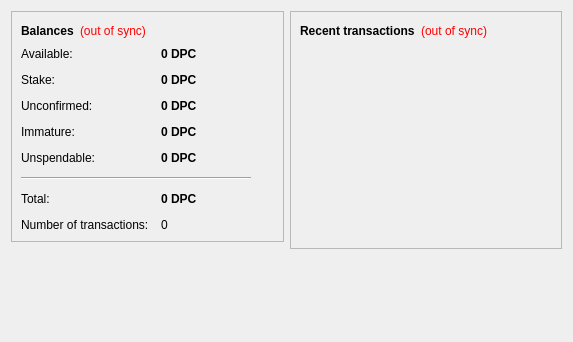
<?xml version="1.0" encoding="UTF-8"?>
<ui version="4.0">
 <class>OverviewPage</class>
 <widget class="QWidget" name="OverviewPage">
  <property name="geometry">
   <rect>
    <x>0</x>
    <y>0</y>
    <width>573</width>
    <height>342</height>
   </rect>
  </property>
  <property name="windowTitle">
   <string>Form</string>
  </property>
  <layout class="QHBoxLayout" name="horizontalLayout" stretch="1,1">
   <item>
    <layout class="QVBoxLayout" name="verticalLayout_2">
     <item>
      <widget class="QFrame" name="frame">
       <property name="frameShape">
        <enum>QFrame::StyledPanel</enum>
       </property>
       <property name="frameShadow">
        <enum>QFrame::Raised</enum>
       </property>
       <layout class="QVBoxLayout" name="verticalLayout_4">
        <item>
         <layout class="QHBoxLayout" name="horizontalLayout_4">
          <item>
           <widget class="QLabel" name="label_5">
            <property name="font">
             <font>
              <weight>75</weight>
              <bold>true</bold>
             </font>
            </property>
            <property name="text">
             <string>Balances</string>
            </property>
           </widget>
          </item>
          <item>
           <widget class="QLabel" name="labelWalletStatus">
            <property name="toolTip">
             <string>The displayed information may be out of date. Your wallet automatically synchronizes with the DatePalmCoin network after a connection is established, but this process has not completed yet.</string>
            </property>
            <property name="styleSheet">
             <string notr="true">QLabel { color: red; }</string>
            </property>
            <property name="text">
             <string notr="true">(out of sync)</string>
            </property>
            <property name="alignment">
             <set>Qt::AlignLeading|Qt::AlignLeft|Qt::AlignVCenter</set>
            </property>
           </widget>
          </item>
          <item>
           <spacer name="horizontalSpacer_2">
            <property name="orientation">
             <enum>Qt::Horizontal</enum>
            </property>
            <property name="sizeHint" stdset="0">
             <size>
              <width>40</width>
              <height>20</height>
             </size>
            </property>
           </spacer>
          </item>
         </layout>
        </item>
        <item>
         <layout class="QFormLayout" name="formLayout_2">
          <property name="fieldGrowthPolicy">
           <enum>QFormLayout::AllNonFixedFieldsGrow</enum>
          </property>
          <property name="horizontalSpacing">
           <number>12</number>
          </property>
          <property name="verticalSpacing">
           <number>12</number>
          </property>
          <item row="0" column="0">
           <widget class="QLabel" name="labelAvailableText">
            <property name="toolTip">
             <string>Your current available balance</string>
            </property>
            <property name="text">
             <string>Available:</string>
            </property>
           </widget>
          </item>
          <item row="0" column="1">
           <widget class="QLabel" name="labelAvailable">
            <property name="font">
             <font>
              <weight>75</weight>
              <bold>true</bold>
             </font>
            </property>
            <property name="cursor">
             <cursorShape>IBeamCursor</cursorShape>
            </property>
            <property name="toolTip">
             <string>Your current available balance</string>
            </property>
            <property name="text">
             <string notr="true">0 DPC</string>
            </property>
            <property name="alignment">
             <set>Qt::AlignLeading|Qt::AlignLeft|Qt::AlignVCenter</set>
            </property>
            <property name="textInteractionFlags">
             <set>Qt::LinksAccessibleByMouse|Qt::TextSelectableByKeyboard|Qt::TextSelectableByMouse</set>
            </property>
           </widget>
          </item>
          <item row="1" column="0">
           <widget class="QLabel" name="label_6">
            <property name="toolTip">
             <string>Total of coins that was staked, and do not yet count toward the current balance</string>
            </property>
            <property name="text">
             <string>Stake:</string>
            </property>
           </widget>
          </item>
          <item row="1" column="1">
           <widget class="QLabel" name="labelStake">
            <property name="font">
             <font>
              <weight>75</weight>
              <bold>true</bold>
             </font>
            </property>
            <property name="cursor">
             <cursorShape>IBeamCursor</cursorShape>
            </property>
            <property name="toolTip">
             <string>Total of coins that was staked, and do not yet count toward the current balance</string>
            </property>
            <property name="text">
             <string notr="true">0 DPC</string>
            </property>
            <property name="alignment">
             <set>Qt::AlignLeading|Qt::AlignLeft|Qt::AlignVCenter</set>
            </property>
            <property name="textInteractionFlags">
             <set>Qt::LinksAccessibleByMouse|Qt::TextSelectableByKeyboard|Qt::TextSelectableByMouse</set>
            </property>
           </widget>
          </item>
          <item row="2" column="0">
           <widget class="QLabel" name="label_3">
            <property name="toolTip">
             <string>Total of transactions that have yet to be confirmed, and do not yet count toward the current balance</string>
            </property>
            <property name="text">
             <string>Unconfirmed:</string>
            </property>
           </widget>
          </item>
          <item row="2" column="1">
           <widget class="QLabel" name="labelUnconfirmed">
            <property name="font">
             <font>
              <weight>75</weight>
              <bold>true</bold>
             </font>
            </property>
            <property name="cursor">
             <cursorShape>IBeamCursor</cursorShape>
            </property>
            <property name="toolTip">
             <string>Total of transactions that have yet to be confirmed, and do not yet count toward the current balance</string>
            </property>
            <property name="text">
             <string notr="true">0 DPC</string>
            </property>
            <property name="alignment">
             <set>Qt::AlignLeading|Qt::AlignLeft|Qt::AlignVCenter</set>
            </property>
            <property name="textInteractionFlags">
             <set>Qt::LinksAccessibleByMouse|Qt::TextSelectableByKeyboard|Qt::TextSelectableByMouse</set>
            </property>
           </widget>
          </item>
          <item row="3" column="0">
           <widget class="QLabel" name="labelImmatureText">
            <property name="toolTip">
             <string>Mined balance that has not yet matured</string>
            </property>
            <property name="text">
             <string>Immature:</string>
            </property>
           </widget>
          </item>
          <item row="3" column="1">
           <widget class="QLabel" name="labelImmature">
            <property name="font">
             <font>
              <weight>75</weight>
              <bold>true</bold>
             </font>
            </property>
            <property name="toolTip">
             <string>Mined balance that has not yet matured</string>
            </property>
            <property name="text">
             <string notr="true">0 DPC</string>
            </property>
            <property name="alignment">
             <set>Qt::AlignLeading|Qt::AlignLeft|Qt::AlignVCenter</set>
            </property>
            <property name="textInteractionFlags">
             <set>Qt::LinksAccessibleByMouse|Qt::TextSelectableByKeyboard|Qt::TextSelectableByMouse</set>
            </property>
           </widget>
          </item>
          <item row="4" column="0">
           <widget class="QLabel" name="labelBalanceWatchOnlyText">
            <property name="toolTip">
             <string>Your unspendable balance</string>
            </property>
            <property name="text">
             <string>Unspendable:</string>
            </property>
           </widget>
          </item>
          <item row="4" column="1">
           <widget class="QLabel" name="labelBalanceWatchOnly">
            <property name="font">
             <font>
              <weight>75</weight>
              <bold>true</bold>
             </font>
            </property>
            <property name="cursor">
             <cursorShape>IBeamCursor</cursorShape>
            </property>
            <property name="toolTip">
             <string>Your unspendable balance</string>
            </property>
            <property name="text">
             <string notr="true">0 DPC</string>
            </property>
            <property name="alignment">
             <set>Qt::AlignLeading|Qt::AlignLeft|Qt::AlignVCenter</set>
            </property>
            <property name="textInteractionFlags">
             <set>Qt::LinksAccessibleByMouse|Qt::TextSelectableByKeyboard|Qt::TextSelectableByMouse</set>
            </property>
           </widget>
          </item>
          <item row="5" column="0" colspan="2">
           <widget class="Line" name="line">
            <property name="maximumSize">
             <size>
              <width>230</width>
              <height>16777215</height>
             </size>
            </property>
            <property name="orientation">
             <enum>Qt::Horizontal</enum>
            </property>
           </widget>
          </item>
          <item row="6" column="0">
           <widget class="QLabel" name="labelTotalText">
            <property name="toolTip">
             <string>Your current total balance</string>
            </property>
            <property name="text">
             <string>Total:</string>
            </property>
           </widget>
          </item>
          <item row="6" column="1">
           <widget class="QLabel" name="labelTotal">
            <property name="font">
             <font>
              <weight>75</weight>
              <bold>true</bold>
             </font>
            </property>
            <property name="toolTip">
             <string>Your current total balance</string>
            </property>
            <property name="text">
             <string notr="true">0 DPC</string>
            </property>
            <property name="alignment">
             <set>Qt::AlignLeading|Qt::AlignLeft|Qt::AlignVCenter</set>
            </property>
            <property name="textInteractionFlags">
             <set>Qt::LinksAccessibleByMouse|Qt::TextSelectableByKeyboard|Qt::TextSelectableByMouse</set>
            </property>
           </widget>
          </item>
          <item row="7" column="0">
           <widget class="QLabel" name="label_2">
            <property name="toolTip">
             <string>Total number of transactions in wallet</string>
            </property>
            <property name="text">
             <string>Number of transactions:</string>
            </property>
           </widget>
          </item>
          <item row="7" column="1">
           <widget class="QLabel" name="labelNumTransactions">
            <property name="toolTip">
             <string>Total number of transactions in wallet</string>
            </property>
            <property name="text">
             <string notr="true">0</string>
            </property>
           </widget>
          </item>
         </layout>
        </item>
       </layout>
      </widget>
     </item>
     <item>
      <spacer name="verticalSpacer">
       <property name="orientation">
        <enum>Qt::Vertical</enum>
       </property>
       <property name="sizeHint" stdset="0">
        <size>
         <width>20</width>
         <height>40</height>
        </size>
       </property>
      </spacer>
     </item>
    </layout>
   </item>
   <item>
    <layout class="QVBoxLayout" name="verticalLayout_3">
     <item>
      <widget class="QFrame" name="frame_2">
       <property name="frameShape">
        <enum>QFrame::StyledPanel</enum>
       </property>
       <property name="frameShadow">
        <enum>QFrame::Raised</enum>
       </property>
       <layout class="QVBoxLayout" name="verticalLayout">
        <item>
         <layout class="QHBoxLayout" name="horizontalLayout_2">
          <item>
           <widget class="QLabel" name="label_4">
            <property name="text">
             <string>&lt;b&gt;Recent transactions&lt;/b&gt;</string>
            </property>
           </widget>
          </item>
          <item>
           <widget class="QLabel" name="labelTransactionsStatus">
            <property name="toolTip">
             <string>The displayed information may be out of date. Your wallet automatically synchronizes with the DatePalmCoin network after a connection is established, but this process has not completed yet.</string>
            </property>
            <property name="styleSheet">
             <string notr="true">QLabel { color: red; }</string>
            </property>
            <property name="text">
             <string notr="true">(out of sync)</string>
            </property>
            <property name="alignment">
             <set>Qt::AlignRight|Qt::AlignTrailing|Qt::AlignVCenter</set>
            </property>
           </widget>
          </item>
          <item>
           <spacer name="horizontalSpacer">
            <property name="orientation">
             <enum>Qt::Horizontal</enum>
            </property>
            <property name="sizeHint" stdset="0">
             <size>
              <width>40</width>
              <height>20</height>
             </size>
            </property>
           </spacer>
          </item>
         </layout>
        </item>
        <item>
         <widget class="QListView" name="listTransactions">
          <property name="styleSheet">
           <string notr="true">QListView { background: transparent; }</string>
          </property>
          <property name="frameShape">
           <enum>QFrame::NoFrame</enum>
          </property>
          <property name="verticalScrollBarPolicy">
           <enum>Qt::ScrollBarAlwaysOff</enum>
          </property>
          <property name="horizontalScrollBarPolicy">
           <enum>Qt::ScrollBarAlwaysOff</enum>
          </property>
          <property name="selectionMode">
           <enum>QAbstractItemView::NoSelection</enum>
          </property>
         </widget>
        </item>
       </layout>
      </widget>
     </item>
     <item>
      <spacer name="verticalSpacer_2">
       <property name="orientation">
        <enum>Qt::Vertical</enum>
       </property>
       <property name="sizeHint" stdset="0">
        <size>
         <width>20</width>
         <height>40</height>
        </size>
       </property>
      </spacer>
     </item>
    </layout>
   </item>
  </layout>
 </widget>
 <resources/>
 <connections/>
</ui>
